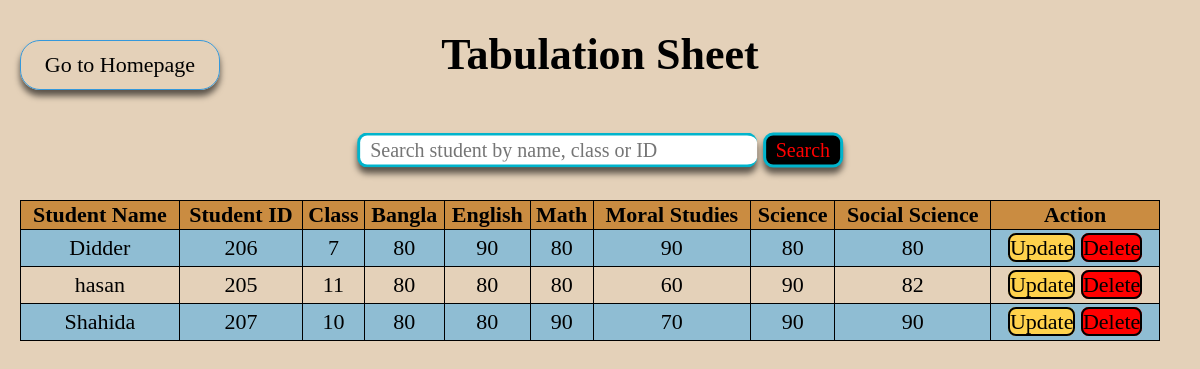
Page /schoolSystem/exam1.php (signed in) on the committed database.
### tables this page shows
CREATE TABLE `student` (
  `student_id` int(255) NOT NULL,
  `Pass` varchar(20) NOT NULL,
  `image` varchar(255) NOT NULL,
  `fname` varchar(100) NOT NULL,
  `lname` varchar(100) NOT NULL,
  `father_name` varchar(255) NOT NULL,
  `enroll_year` varchar(30) NOT NULL,
  `dob` varchar(20) NOT NULL,
  `class` varchar(15) NOT NULL,
  `gender` varchar(100) NOT NULL,
  `academic_year` int(11) NOT NULL
);

CREATE TABLE `exam` (
  `e_id` int(100) NOT NULL,
  `pid` int(100) NOT NULL,
  `bangla` int(100) NOT NULL,
  `english` int(100) NOT NULL,
  `math` int(100) NOT NULL,
  `moral` int(100) NOT NULL,
  `science` int(100) NOT NULL,
  `social` int(100) NOT NULL
);

### schoolSystem/exam1.php (the view, shortened to what this page needs)
<?php
          if(isset($_REQUEST['srcbtn']))
          {
            $valueToSearch = $_REQUEST['scarch'];
            $query ="SELECT * FROM exam INNER JOIN student ON student.student_id=exam.pid WHERE CONCAT(pid,class,fname) LIKE '%$valueToSearch%'";
            $search_result = filterTable($query);
          }
          else
            {
              $query="SELECT * FROM student INNER JOIN exam ON student.student_id=exam.pid";
              $search_result = filterTable($query);
            }
          function filterTable($query)
            {
            require 'conn.php';
            $filter_Result = mysqli_query($conn, $query);
            return $filter_Result;
            }
?>
<!DOCTYPE html>
<html lang="en">
<head>
</head>
<body>
<input type="button" class="home" onclick="location.href='index.php';" value="Go to Homepage" />
        <center>
        <h1 style="font-family:Brush Script Std;">Tabulation Sheet</h1>
<div class="wrap">
   <div class="search">
        <form action="" method="GET">
        <input type="text" name="scarch" class="searchTerm" placeholder="Search student by name, class or ID" >
        <button type="submit" name="srcbtn" class="searchButton">
        Search
  </button>
   </div>
</div>
            <?php
                            echo  '<table class="tbl">
                                <tr>
                                    <th>Student Name</th>
                                      <th>Student ID</th>
                                    <th>Class</th>
                                      <th>Bangla</th>
                                    <th>English</th>
                                      <th>Math</th>
                                    <th>Moral Studies</th>
                                      <th>Science</th>
                                    <th>Social Science</th>
                                      <th>Action</th>
                            </tr>';
                                          while($data=mysqli_fetch_assoc($search_result)){
                                                $name = $data['fname'];
                                                  $id = $data['pid'];
                                                $class = $data['class'];
                                                  $bangla = $data['bangla'];
                                                $english = $data['english'];
                                                  $math = $data['math'];
                                                $moral = $data['moral'];
                                                  $science = $data['science'];
                                                $social = $data['social'];
       echo "<tr>
                    <td> $name </td>
                    <td> $id </td>
                    <td> $class </td>
                    <td> $bangla </td>
                    <td> $english </td>
                    <td> $math </td>
                    <td> $moral </td>
                    <td> $science </td>
                    <td> $social </td>
                    <td>
                          <span>
                                  <a href='edit.php?editid=$id' class='update'>Update</a>
                          </span>
                          <span>
                                  <a href='exam1.php?deleteid=$id' class='del'>Delete</a>
                          </span>
                    </td>
              </tr>";
             }
             echo "</table>";
        ?>
        </center>
</body>
</html>

### schoolSystem/exam1.php (style rules this page uses)
* { box-sizing: border-box; }
html,body { overflow-x: hidden; height: 100%; background: #E4D1B9; font-family: 'Open Sans', sans-serif; }
body { font-size:22px; color: Black; background-color: #E4D1B9; padding: 0; margin: 0; }
.tbl { position:absolute; margin:0; padding:0; top: 200px; width:95%; left:20px; color:dark; border-collapse: collapse; font-family:Brush Script Std; }
.tbl,tr,td,th { border:1px solid black; text-align:center; }
td { padding: 5px; }
th { background-color:#CA8C41; font-family:Brush Script Std; }
tr:nth-child(even) { background: #8FBDD3; }
.search { width: 100%; position: relative; display: flex; }
.searchTerm { width: 400px; border: 3px solid #00B4CC; border-right: none; padding: 10px; height: 35px; border-radius: 10px; outline: none; color: #9DBFAF; font-size:20px; font-family:Brush Script Std; box-shadow: 0 6px 6px rgba(0, 0, 0, 0.6); }
.searchButton { width: 80px; height: 35px; border: 3px solid #00B4CC; background: black; text-align: center; color: red; border-radius: 10px; cursor: pointer; font-size: 20px; font-family:Brush Script Std; outline: none; box-shadow: 0 6px 6px rgba(0, 0, 0, 0.6); }
.wrap { position: absolute; top: 150px; left: 50%; transform: translate(-50%, -50%); }
.home { padding:0; margin:0; position:fixed; left:20px; top:40px; cursor: pointer; border: 1px solid #3498db; border-radius:20px; background-color: transparent; height: 50px; width: 200px; color: #black; font-size: 22px; font-family:Brush Script Std; box-shadow: 0 6px 6px rgba(0, 0, 0, 0.6); transition-duration: 0.8s; }
.update { border: 2px solid black; border-radius:8px; background: #FFD24C; text-align: center; color: black; cursor: pointer; font-size: 22px; outline: none; text-decoration:none; }
.del { border: 2px solid black; border-radius:8px; background: red; text-align: center; color: black; cursor: pointer; font-size: 22px; outline: none; text-decoration:none; }

### rows in the picture
student: fname "Didder", exam.pid "206", class "7", exam.bangla "80", exam.english "90", exam.math "80", exam.moral "90", exam.science "80", exam.social "80"
student: fname "hasan", exam.pid "205", class "11", exam.bangla "80", exam.english "80", exam.math "80", exam.moral "60", exam.science "90", exam.social "82"
student: fname "Shahida", exam.pid "207", class "10", exam.bangla "80", exam.english "80", exam.math "90", exam.moral "70", exam.science "90", exam.social "90"
